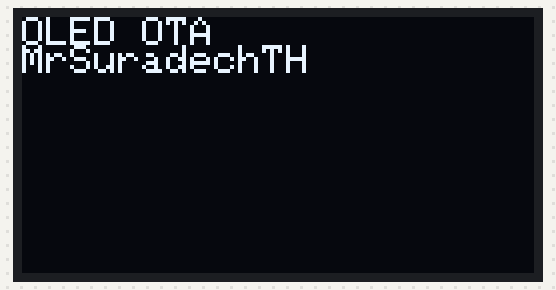
This sketch was run on a simulated ESP32. Shown: 128×64 one-colour display. WiFi joins after 1.5 s; servers stay silent unless stated; what the sketch prints to the serial monitor is not drawn.

Above: at 1.6 s.

The sketch:

OTA_OLED.ino
```cpp
//wifi
#include <WiFi.h>

const char* ssid = "MrSuradechTH";
const char* password = "1234567890";

//ota
#include <ESPmDNS.h>
#include <WiFiUdp.h>
#include <ArduinoOTA.h>

const char* host_name = "DEMO";

//oled
#include <SPI.h>
#include <Wire.h>
#include <Adafruit_GFX.h>
#include <Adafruit_SSD1306.h>
#define OLED_RESET 16
Adafruit_SSD1306 display(OLED_RESET);
char str[255];

void setup() {
  Serial.begin(2000000);
  Serial.println("Booting");

  WiFi.mode(WIFI_STA);
  WiFi.begin(ssid, password);
  while (WiFi.waitForConnectResult() != WL_CONNECTED) {
    Serial.println("Connection Failed! Rebooting...");
    delay(5000);
    ESP.restart();
  }

  ArduinoOTA.setHostname(host_name);

  ArduinoOTA
    .onStart([]() {
      String type;
      if (ArduinoOTA.getCommand() == U_FLASH)
        type = "sketch";
      else
        type = "filesystem";
      Serial.println("Start updating " + type);
    })
    .onEnd([]() {
      Serial.println("\nEnd");
    })
    .onProgress([](unsigned int progress, unsigned int total) {
      Serial.printf("Progress: %u%%\r", (progress / (total / 100)));
    })
    .onError([](ota_error_t error) {
      Serial.printf("Error[%u]: ", error);
      if (error == OTA_AUTH_ERROR) Serial.println("Auth Failed");
      else if (error == OTA_BEGIN_ERROR) Serial.println("Begin Failed");
      else if (error == OTA_CONNECT_ERROR) Serial.println("Connect Failed");
      else if (error == OTA_RECEIVE_ERROR) Serial.println("Receive Failed");
      else if (error == OTA_END_ERROR) Serial.println("End Failed");
  });

  ArduinoOTA.begin();

  display.begin(SSD1306_SWITCHCAPVCC, 0x3c);
  display.clearDisplay();
  display.setTextSize(1);
  display.setTextColor(WHITE);
  display.setCursor(0,0);
  display.println("OLED OTA");
  display.setCursor(0,7);
  display.println("MrSuradechTH");
  display.display();
}

void loop() {
  Serial.println("OTA working");
  ArduinoOTA.handle();
  delay(1000);
}
```
